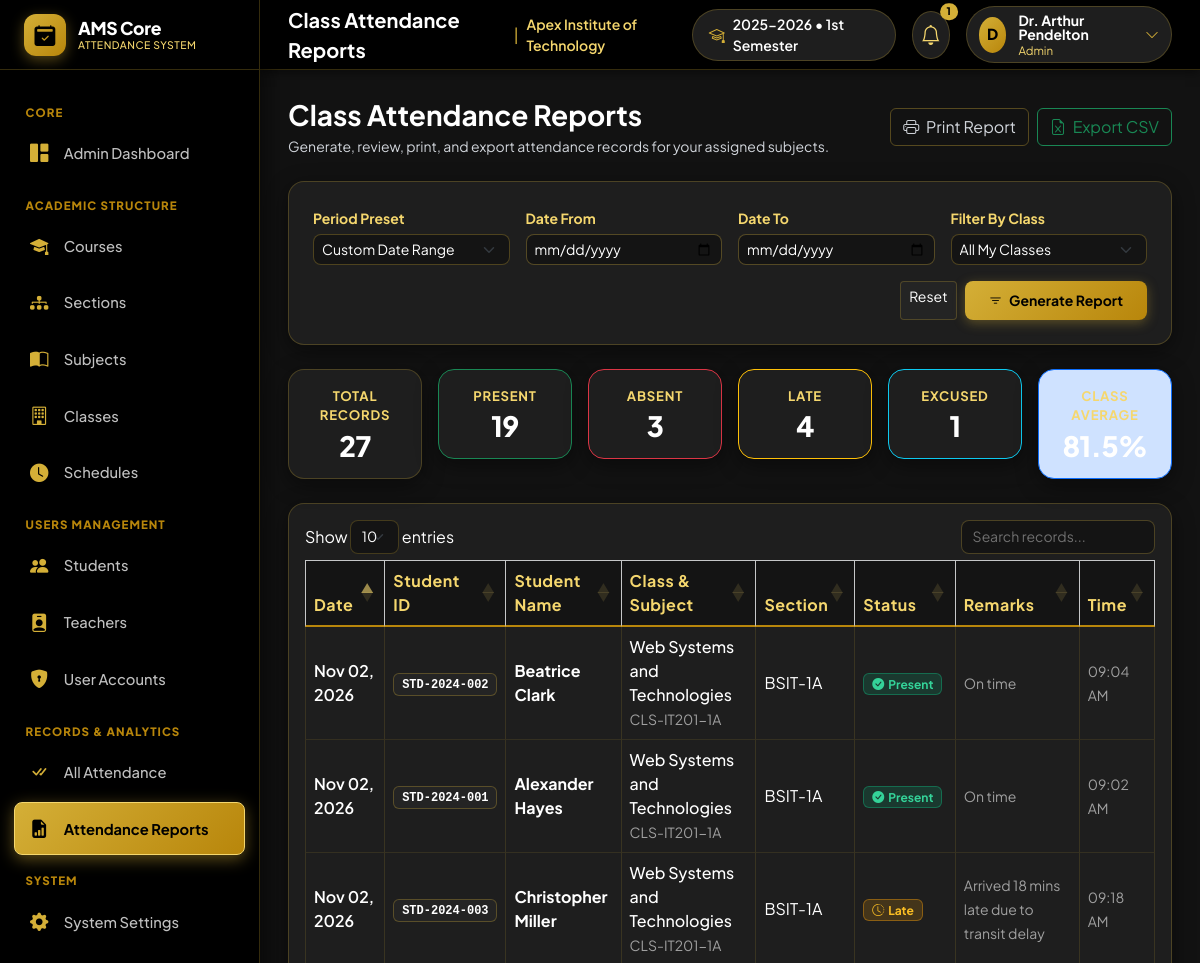
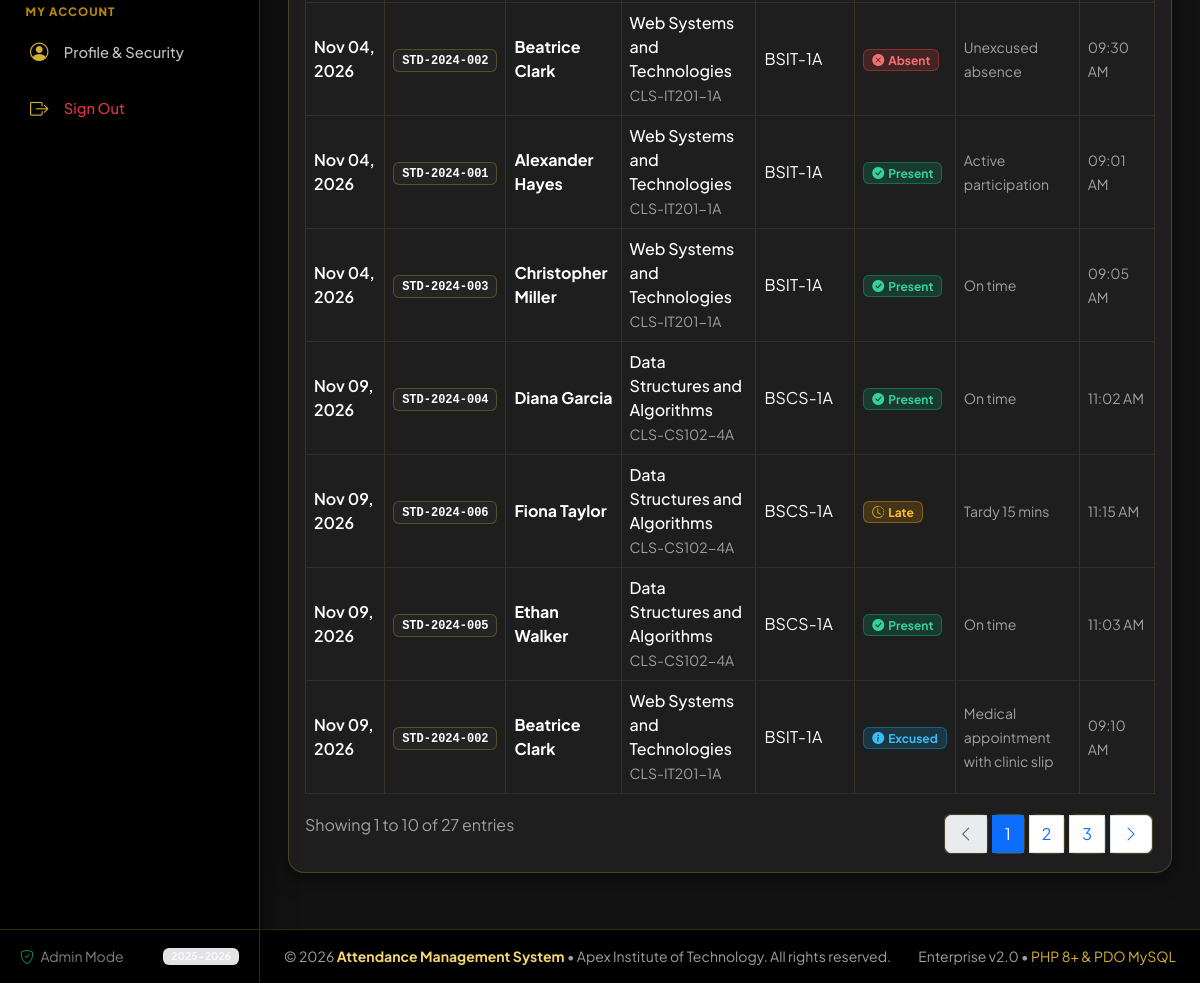
/reports.php (signed in), run on the app's committed database (2 pictures, top to bottom).
### tables this page shows
CREATE TABLE `attendance_records` (
  `id` INT AUTO_INCREMENT PRIMARY KEY,
  `session_id` INT NOT NULL,
  `student_id` INT NOT NULL,
  `class_id` INT NOT NULL,
  `status` ENUM('PRESENT', 'ABSENT', 'LATE', 'EXCUSED') NOT NULL DEFAULT 'PRESENT',
  `time_in` TIME NULL,
  `time_out` TIME NULL,
  `remarks` VARCHAR(255) NULL,
  `marked_by` INT NULL,
  `marked_at` TIMESTAMP DEFAULT CURRENT_TIMESTAMP,
  `updated_at` TIMESTAMP DEFAULT CURRENT_TIMESTAMP ON UPDATE CURRENT_TIMESTAMP,
  FOREIGN KEY (`session_id`) REFERENCES `attendance_sessions` (`id`) ON DELETE CASCADE,
  FOREIGN KEY (`student_id`) REFERENCES `students` (`id`) ON DELETE CASCADE,
  FOREIGN KEY (`class_id`) REFERENCES `classes` (`id`) ON DELETE CASCADE,
  FOREIGN KEY (`marked_by`) REFERENCES `users` (`id`) ON DELETE SET NULL,
  UNIQUE KEY `unique_session_student` (`session_id`, `student_id`),
  INDEX `idx_records_status` (`status`),
  INDEX `idx_records_student` (`student_id`),
  INDEX `idx_records_class` (`class_id`)
);

CREATE TABLE `attendance_sessions` (
  `id` INT AUTO_INCREMENT PRIMARY KEY,
  `class_id` INT NOT NULL,
  `teacher_id` INT NOT NULL,
  `session_date` DATE NOT NULL,
  `start_time` TIME NULL,
  `end_time` TIME NULL,
  `session_type` ENUM('Regular Lecture', 'Laboratory', 'Midterm Exam', 'Final Exam', 'Review') DEFAULT 'Regular Lecture',
  `qr_token` VARCHAR(100) NULL,
  `notes` TEXT NULL,
  `status` ENUM('open', 'closed') DEFAULT 'closed',
  `created_at` TIMESTAMP DEFAULT CURRENT_TIMESTAMP,
  FOREIGN KEY (`class_id`) REFERENCES `classes` (`id`) ON DELETE CASCADE,
  FOREIGN KEY (`teacher_id`) REFERENCES `teachers` (`id`) ON DELETE CASCADE,
  UNIQUE KEY `unique_class_session` (`class_id`, `session_date`, `session_type`),
  INDEX `idx_sessions_date` (`session_date`),
  INDEX `idx_sessions_class` (`class_id`)
);

CREATE TABLE `students` (
  `id` INT AUTO_INCREMENT PRIMARY KEY,
  `user_id` INT UNIQUE NULL,
  `student_id` VARCHAR(30) NOT NULL UNIQUE,
  `first_name` VARCHAR(50) NOT NULL,
  `last_name` VARCHAR(50) NOT NULL,
  `email` VARCHAR(100) NOT NULL UNIQUE,
  `gender` ENUM('Male', 'Female', 'Other') DEFAULT 'Male',
  `birth_date` DATE NULL,
  `course_id` INT NOT NULL,
  `year_level_id` INT NOT NULL,
  `section_id` INT NOT NULL,
  `contact_number` VARCHAR(20) NULL,
  `address` TEXT NULL,
  `emergency_contact` VARCHAR(100) NULL,
  `qr_code` VARCHAR(255) NULL,
  `status` ENUM('active', 'inactive', 'graduated', 'suspended') DEFAULT 'active',
  `date_registered` DATE DEFAULT (CURRENT_DATE),
  `created_at` TIMESTAMP DEFAULT CURRENT_TIMESTAMP,
  FOREIGN KEY (`user_id`) REFERENCES `users` (`id`) ON DELETE SET NULL,
  FOREIGN KEY (`course_id`) REFERENCES `courses` (`id`) ON DELETE RESTRICT,
  FOREIGN KEY (`year_level_id`) REFERENCES `year_levels` (`id`) ON DELETE RESTRICT,
  FOREIGN KEY (`section_id`) REFERENCES `sections` (`id`) ON DELETE RESTRICT,
  INDEX `idx_students_course` (`course_id`),
  INDEX `idx_students_section` (`section_id`)
);

CREATE TABLE `subjects` (
  `id` INT AUTO_INCREMENT PRIMARY KEY,
  `subject_code` VARCHAR(20) NOT NULL UNIQUE,
  `subject_name` VARCHAR(150) NOT NULL,
  `units` INT DEFAULT 3,
  `description` TEXT NULL,
  `status` ENUM('active', 'inactive') DEFAULT 'active',
  `created_at` TIMESTAMP DEFAULT CURRENT_TIMESTAMP
);

CREATE TABLE `classes` (
  `id` INT AUTO_INCREMENT PRIMARY KEY,
  `class_code` VARCHAR(50) NOT NULL UNIQUE,
  `subject_id` INT NOT NULL,
  `section_id` INT NOT NULL,
  `teacher_id` INT NOT NULL,
  `academic_year` VARCHAR(20) DEFAULT '2025-2026',
  `semester` VARCHAR(20) DEFAULT '1st Semester',
  `room` VARCHAR(50) DEFAULT 'Room 301',
  `status` ENUM('active', 'completed', 'cancelled') DEFAULT 'active',
  `created_at` TIMESTAMP DEFAULT CURRENT_TIMESTAMP,
  FOREIGN KEY (`subject_id`) REFERENCES `subjects` (`id`) ON DELETE CASCADE,
  FOREIGN KEY (`section_id`) REFERENCES `sections` (`id`) ON DELETE CASCADE,
  FOREIGN KEY (`teacher_id`) REFERENCES `teachers` (`id`) ON DELETE CASCADE,
  INDEX `idx_classes_subject` (`subject_id`),
  INDEX `idx_classes_teacher` (`teacher_id`),
  INDEX `idx_classes_section` (`section_id`)
);

CREATE TABLE `sections` (
  `id` INT AUTO_INCREMENT PRIMARY KEY,
  `section_name` VARCHAR(50) NOT NULL,
  `course_id` INT NOT NULL,
  `year_level_id` INT NOT NULL,
  `capacity` INT DEFAULT 40,
  `status` ENUM('active', 'inactive') DEFAULT 'active',
  `created_at` TIMESTAMP DEFAULT CURRENT_TIMESTAMP,
  FOREIGN KEY (`course_id`) REFERENCES `courses` (`id`) ON DELETE CASCADE,
  FOREIGN KEY (`year_level_id`) REFERENCES `year_levels` (`id`) ON DELETE CASCADE,
  INDEX `idx_sections_course` (`course_id`),
  INDEX `idx_sections_year` (`year_level_id`)
);

### database.php (called while the page is built, shortened)
<?php
class Database {
    private static $instance = null;
    private $pdo;
    private $host = '127.0.0.1';
    private $dbname = 'attendance_management';
    private $user = 'root';
    private $pass = '';
    private $charset = 'utf8mb4';
    private function __construct() {
        $dsn = "mysql:host={$this->host};dbname={$this->dbname};charset={$this->charset}";
        $options = [
            PDO::ATTR_ERRMODE            => PDO::ERRMODE_EXCEPTION,
            PDO::ATTR_DEFAULT_FETCH_MODE => PDO::FETCH_ASSOC,
            PDO::ATTR_EMULATE_PREPARES   => false,
            PDO::MYSQL_ATTR_INIT_COMMAND => "SET NAMES utf8mb4 COLLATE utf8mb4_unicode_ci"
        ];
        try {
            $this->pdo = new PDO($dsn, $this->user, $this->pass, $options);
        } catch (PDOException $e) {
            die("Database connection failed: " . htmlspecialchars($e->getMessage()));
        }
    }
    public static function getInstance() {
        if (self::$instance === null) {
            self::$instance = new self();
        }
        return self::$instance;
    }
    public function getConnection() {
        return $this->pdo;
    }
}

### Report.php (called while the page is built, shortened)
<?php
require_once __DIR__ . '/../config/database.php';
require_once __DIR__ . '/../includes/functions.php';
class Report {
    private $db;
    public function __construct() {
        $this->db = Database::getInstance()->getConnection();
    }
    public function getAttendanceReport($filters = []) {
        $sql = "
            SELECT ar.*,
                   s.session_date, s.session_type, s.start_time, s.end_time,
                   st.student_id as student_number,
                   CONCAT(st.first_name, ' ', st.last_name) as student_name,
                   st.gender,
                   sub.subject_code, sub.subject_name,
                   c.class_code,
                   sec.section_name,
                   cr.course_code, cr.course_name,
                   y.name as year_level_name,
                   CONCAT(t.first_name, ' ', t.last_name) as teacher_name,
                   u.username as recorder_username
            FROM attendance_records ar
            JOIN attendance_sessions s ON ar.session_id = s.id
            JOIN students st ON ar.student_id = st.id
            JOIN classes c ON ar.class_id = c.id
            JOIN subjects sub ON c.subject_id = sub.id
            JOIN sections sec ON c.section_id = sec.id
            JOIN courses cr ON sec.course_id = cr.id
            JOIN year_levels y ON sec.year_level_id = y.id
            JOIN teachers t ON c.teacher_id = t.id
            LEFT JOIN users u ON ar.marked_by = u.id
            WHERE 1=1
        ";
        $params = [];
        $sql .= " ORDER BY s.session_date DESC, sub.subject_name ASC, st.last_name ASC";
        $stmt = $this->db->prepare($sql);
        $stmt->execute($params);
        return $stmt->fetchAll();
    }
    public function getSummaryStats($records) {
        $total = count($records);
        $present = 0;
        $absent = 0;
        $late = 0;
        $excused = 0;
        foreach ($records as $r) {
            switch ($r['status']) {
                case 'PRESENT': $present++; break;
                case 'ABSENT': $absent++; break;
                case 'LATE': $late++; break;
                case 'EXCUSED': $excused++; break;
            }
        }
        $percentage = calculate_attendance_percentage($present, $late, $excused, $total);
        return [
            'total'      => $total,
            'present'    => $present,
            'absent'     => $absent,
            'late'       => $late,
            'excused'    => $excused,
            'percentage' => $percentage
        ];
    }
}

### reports.php (the view, shortened to what this page needs)
<?php
require_once __DIR__ . '/../includes/functions.php';
require_once __DIR__ . '/../models/Teacher.php';
require_once __DIR__ . '/../models/Report.php';
$user = current_user();
$teacherModel = new Teacher();
$reportModel = new Report();
$teacher = $teacherModel->getByUserId($user['id']);
$teacherId = $teacher['id'] ?? 0;
$filters = [
    'period'     => $_GET['period'] ?? '',
    'date_from'  => $_GET['date_from'] ?? '',
    'date_to'    => $_GET['date_to'] ?? '',
    'teacher_id' => $teacherId,
    'class_id'   => $_GET['class_id'] ?? '',
    'status'     => $_GET['status'] ?? ''
];
$records = $reportModel->getAttendanceReport($filters);
$summary = $reportModel->getSummaryStats($records);
require_once __DIR__ . '/../views/layouts/header.php';
require_once __DIR__ . '/../views/layouts/sidebar.php';
require_once __DIR__ . '/../views/layouts/navbar.php';
?>
<div class="d-flex flex-column flex-md-row justify-content-between align-items-md-center gap-3 mb-4 no-print">
    <div>
        <h3 class="fw-bold text-dark mb-1">Class Attendance Reports</h3>
        <p class="text-secondary small mb-0">Generate, review, print, and export attendance records for your assigned subjects.</p>
    </div>
    <div class="d-flex gap-2 flex-wrap">
        <button type="button" class="btn btn-outline-secondary" onclick="window.print()">
            <i class="bi bi-printer me-1"></i> Print Report
        </button>
        <a href="<?= BASE_URL ?>/teacher/reports.php?action=export&format=csv&<?= http_build_query($filters) ?>" class="btn btn-outline-success">
            <i class="bi bi-file-earmark-excel me-1"></i> Export CSV
        </a>
    </div>
</div>
<div class="card-modern p-4 mb-4 no-print">
    <form method="GET" action="<?= BASE_URL ?>/teacher/reports.php">
        <div class="row g-3 mb-3">
            <div class="col-md-3">
                <label class="form-label small fw-bold">Period Preset</label>
                <select name="period" class="form-select form-select-sm" onchange="this.form.submit()">
                    <option value="">Custom Date Range</option>
                </select>
            </div>
            <div class="col-md-3">
                <label class="form-label small fw-bold">Date From</label>
                <input type="date" name="date_from" class="form-control form-control-sm" value="<?= e($filters['date_from']) ?>">
            </div>
            <div class="col-md-3">
                <label class="form-label small fw-bold">Date To</label>
                <input type="date" name="date_to" class="form-control form-control-sm" value="<?= e($filters['date_to']) ?>">
            </div>
            <div class="col-md-3">
                <label class="form-label small fw-bold">Filter By Class</label>
                <select name="class_id" class="form-select form-select-sm">
                    <option value="">All My Classes</option>
                </select>
            </div>
        </div>
        <div class="d-flex justify-content-end gap-2">
            <a href="<?= BASE_URL ?>/teacher/reports.php" class="btn btn-sm btn-light border">Reset</a>
            <button type="submit" class="btn btn-sm btn-primary px-4"><i class="bi bi-filter me-1"></i> Generate Report</button>
        </div>
    </form>
</div>
<div class="row g-3 mb-4">
    <div class="col-sm-6 col-lg-2">
        <div class="stat-card p-3 text-center">
            <div class="stat-title">Total Records</div>
            <div class="stat-value fs-3"><?= number_format($summary['total']) ?></div>
        </div>
    </div>
    <div class="col-sm-6 col-lg-2">
        <div class="stat-card p-3 text-center border-success">
            <div class="stat-title text-success">Present</div>
            <div class="stat-value fs-3 text-success"><?= number_format($summary['present']) ?></div>
        </div>
    </div>
    <div class="col-sm-6 col-lg-2">
        <div class="stat-card p-3 text-center border-danger">
            <div class="stat-title text-danger">Absent</div>
            <div class="stat-value fs-3 text-danger"><?= number_format($summary['absent']) ?></div>
        </div>
    </div>
    <div class="col-sm-6 col-lg-2">
        <div class="stat-card p-3 text-center border-warning">
            <div class="stat-title text-warning">Late</div>
            <div class="stat-value fs-3 text-warning"><?= number_format($summary['late']) ?></div>
        </div>
    </div>
    <div class="col-sm-6 col-lg-2">
        <div class="stat-card p-3 text-center border-info">
            <div class="stat-title text-info">Excused</div>
            <div class="stat-value fs-3 text-info"><?= number_format($summary['excused']) ?></div>
        </div>
    </div>
    <div class="col-sm-6 col-lg-2">
        <div class="stat-card p-3 text-center border-primary bg-primary-subtle">
            <div class="stat-title text-primary">Class Average</div>
            <div class="stat-value fs-3 text-primary"><?= $summary['percentage'] ?>%</div>
        </div>
    </div>
</div>
<div class="card-modern">
    <div class="card-body p-0">
        <div class="table-responsive p-3">
            <table class="table table-bordered table-hover align-middle datatable w-100">
                <thead class="table-light">
                    <tr>
                        <th>Date</th>
                        <th>Student ID</th>
                        <th>Student Name</th>
                        <th>Class & Subject</th>
                        <th>Section</th>
                        <th>Status</th>
                        <th>Remarks</th>
                        <th>Time</th>
                    </tr>
                </thead>
                <tbody>
                    <?php foreach ($records as $r): ?>
                        <tr>
                            <td><span class="fw-semibold"><?= format_date($r['session_date']) ?></span></td>
                            <td><span class="badge bg-light text-dark border font-monospace"><?= e($r['student_number']) ?></span></td>
                            <td><span class="fw-bold text-dark"><?= e($r['student_name']) ?></span></td>
                            <td>
                                <div class="fw-medium text-dark"><?= e($r['subject_name']) ?></div>
                                <small class="text-muted"><?= e($r['class_code']) ?></small>
                            </td>
                            <td><?= e($r['section_name']) ?></td>
                            <td><?= get_status_badge($r['status']) ?></td>
                            <td><small class="text-muted"><?= e($r['remarks'] ?: '—') ?></small></td>
                            <td><small class="text-muted"><?= format_time($r['marked_at']) ?></small></td>
                        </tr>
                    <?php endforeach; ?>
                </tbody>
            </table>
        </div>
    </div>
</div>
<?php
require_once __DIR__ . '/../views/layouts/footer.php';
?>

### functions.php (shortened to what this page needs)
<?php
function e($string) {
    return htmlspecialchars((string)$string, ENT_QUOTES, 'UTF-8');
}
function format_date($dateStr, $format = 'M d, Y') {
    return date($format, strtotime($dateStr));
}
function format_time($timeStr, $format = 'h:i A') {
    return date($format, strtotime($timeStr));
}
function get_status_badge($status) {
    $status = strtoupper($status);
    switch ($status) {
        case 'PRESENT':
            return '<span class="badge bg-success-subtle text-success border border-success-subtle px-2 py-1"><i class="bi bi-check-circle-fill me-1"></i>Present</span>';
        case 'ABSENT':
            return '<span class="badge bg-danger-subtle text-danger border border-danger-subtle px-2 py-1"><i class="bi bi-x-circle-fill me-1"></i>Absent</span>';
        case 'LATE':
            return '<span class="badge bg-warning-subtle text-warning border border-warning-subtle px-2 py-1"><i class="bi bi-clock-history me-1"></i>Late</span>';
        case 'EXCUSED':
            return '<span class="badge bg-info-subtle text-info border border-info-subtle px-2 py-1"><i class="bi bi-info-circle-fill me-1"></i>Excused</span>';
    }
}
function calculate_attendance_percentage($present, $late, $excused, $total) {
    $weighted = $present + ($late * 0.5) + $excused;
    $pct = ($weighted / $total) * 100;
    return round(min(100, max(0, $pct)), 1);
}

### data on the page
attendance_records: student "3", session "4", class "1"
attendance_records: session.session_date "Nov 09, 2026", student.student_id "STD-2024-004", student_name "Diana Garcia", subjects.subject_name "Data Structures and Algorithms", class.class_code "CLS-CS102-4A", sections.section_name "BSCS-1A", status "PRESENT" (drawn), remarks "On time", marked_at "11:02 AM"
attendance_records: session.session_date "Nov 09, 2026", student.student_id "STD-2024-006", student_name "Fiona Taylor", subjects.subject_name "Data Structures and Algorithms", class.class_code "CLS-CS102-4A", sections.section_name "BSCS-1A", status "LATE" (drawn), remarks "Tardy 15 mins", marked_at "11:15 AM"
attendance_records: session.session_date "Nov 09, 2026", student.student_id "STD-2024-005", student_name "Ethan Walker", subjects.subject_name "Data Structures and Algorithms", class.class_code "CLS-CS102-4A", sections.section_name "BSCS-1A", status "PRESENT" (drawn), remarks "On time", marked_at "11:03 AM"
attendance_records: session.session_date "Nov 09, 2026", student.student_id "STD-2024-002", student_name "Beatrice Clark", subjects.subject_name "Web Systems and Technologies", class.class_code "CLS-IT201-1A", sections.section_name "BSIT-1A", status "EXCUSED" (drawn), remarks "Medical appointment with clinic slip", marked_at "09:10 AM"
attendance_records: session.session_date "Nov 04, 2026", student.student_id "STD-2024-002", student_name "Beatrice Clark", subjects.subject_name "Web Systems and Technologies", class.class_code "CLS-IT201-1A", sections.section_name "BSIT-1A", status "ABSENT" (drawn), remarks "Unexcused absence", marked_at "09:30 AM"
attendance_records: session.session_date "Nov 04, 2026", student.student_id "STD-2024-001", student_name "Alexander Hayes", subjects.subject_name "Web Systems and Technologies", class.class_code "CLS-IT201-1A", sections.section_name "BSIT-1A", status "PRESENT" (drawn), remarks "Active participation", marked_at "09:01 AM"
attendance_records: session.session_date "Nov 04, 2026", student.student_id "STD-2024-003", student_name "Christopher Miller", subjects.subject_name "Web Systems and Technologies", class.class_code "CLS-IT201-1A", sections.section_name "BSIT-1A", status "PRESENT" (drawn), remarks "On time", marked_at "09:05 AM"
attendance_records: session.session_date "Nov 02, 2026", student.student_id "STD-2024-002", student_name "Beatrice Clark", subjects.subject_name "Web Systems and Technologies", class.class_code "CLS-IT201-1A", sections.section_name "BSIT-1A", status "PRESENT" (drawn), remarks "On time", marked_at "09:04 AM"
attendance_records: session.session_date "Nov 02, 2026", student.student_id "STD-2024-001", student_name "Alexander Hayes", subjects.subject_name "Web Systems and Technologies", class.class_code "CLS-IT201-1A", sections.section_name "BSIT-1A", status "PRESENT" (drawn), remarks "On time", marked_at "09:02 AM"
attendance_records: session.session_date "Nov 02, 2026", student.student_id "STD-2024-003", student_name "Christopher Miller", subjects.subject_name "Web Systems and Technologies", class.class_code "CLS-IT201-1A", sections.section_name "BSIT-1A", status "LATE" (drawn), remarks "Arrived 18 mins late due to transit delay", marked_at "09:18 AM"

### other printed values
$role "Admin"
ACADEMIC_YEAR "2025-2026"
$pageTitle "Class Attendance Reports"
INSTITUTION_NAME "Apex Institute of Technology"
CURRENT_SEMESTER "1st Semester"
count($notifications) "1"
substr($user['full_name'] ?? 'U', 0, 1) "D"
$user['full_name'] "Dr. Arthur Pendelton"
$user['role'] "Admin"
$summary['total'] "27"
$summary['present'] "19"
$summary['percentage'] "81.5"
APP_NAME "Attendance Management System"
